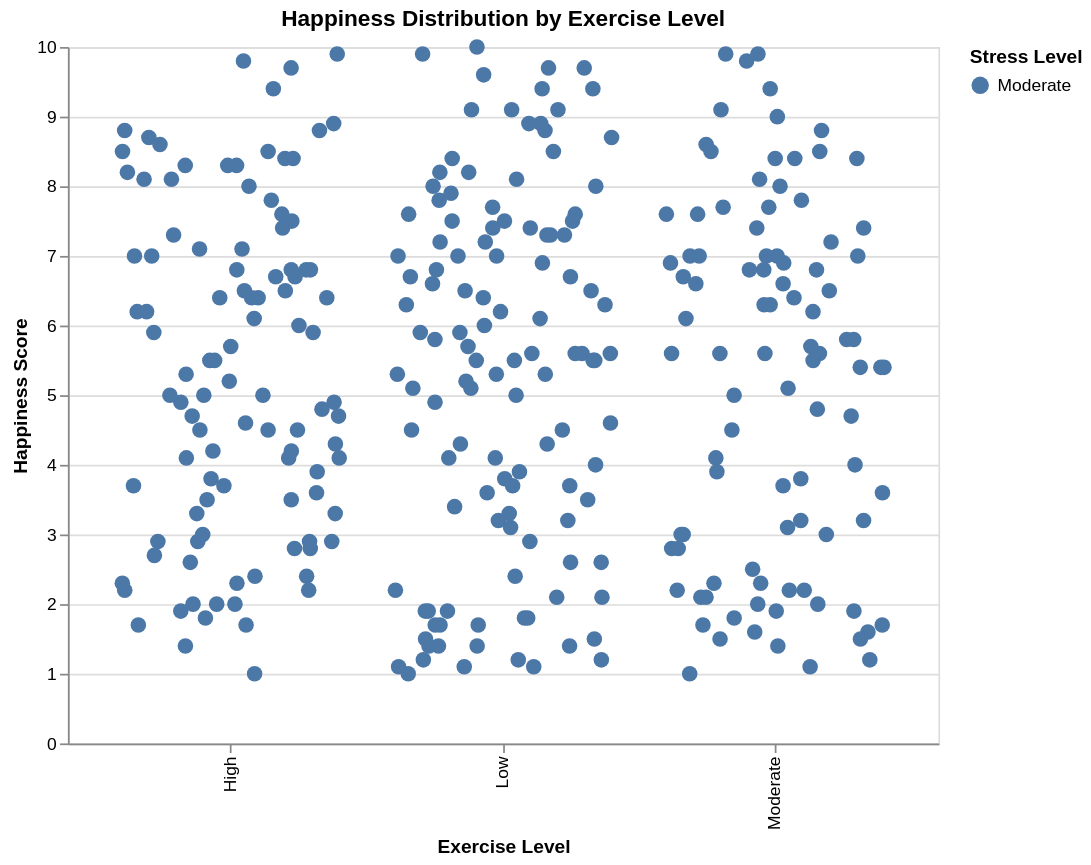

Source (notebook cell):
### Markdown cell above
The visualizations illustrate the relationship between happiness score, stress level, and exercise level for women. The box plots comparing happiness across stress levels show that median happiness scores are relatively similar for low, moderate, and high stress, with substantial overlap in their distributions, suggesting that stress alone is not a strong predictor of happiness. In contrast, the plots examining exercise level reveal a clearer pattern: higher levels of exercise are generally associated with higher median happiness scores. This trend is consistent even when filtering by stress level, indicating that exercise may positively influence happiness regardless of an individual’s stress level. Additionally, while there is still variability within each group, the upper ranges of happiness scores tend to be higher for those with moderate to high exercise levels. Overall, these results suggest that exercise has a more noticeable and consistent relationship with happiness than stress, supporting the idea that lifestyle factors such as physical activity play an important role in overall well-being.

### Code cell
alt.data_transformers.disable_max_rows()

# Filter data
women_data = df[df["Gender"] == "Female"].copy()

# ADD JITTER
np.random.seed(1)  # keeps jitter consistent
women_data["jitter"] = np.random.uniform(-0.2, 0.2, size=len(women_data))

# DROPDOWN FILTER
stress_param = alt.param(
    name="stress_filter",
    bind=alt.binding_select(options=["Low", "Moderate", "High"]),
    value="Moderate"
)

# HOVER INTERACTION
hover = alt.selection_point(
    on="mouseover",
    empty="none"
)

# JITTERED SCATTER (STRIP PLOT)
scatter = alt.Chart(women_data).mark_circle(size=80).encode(
    x=alt.X("Exercise Level:N", title="Exercise Level"),
    xOffset="jitter:Q",  # ✅ THIS CREATES THE JITTER
    y=alt.Y("Happiness Score:Q", title="Happiness Score"),
    
    color=alt.Color("Stress Level:N", title="Stress Level"),  # ✅ COLOR
    
    opacity=alt.condition(hover, alt.value(1), alt.value(0.3)),  # ✅ HIGHLIGHT
    
    tooltip=["Exercise Level", "Happiness Score", "Stress Level"]
).add_params(
    stress_param,
    hover
).transform_filter(
    alt.datum["Stress Level"] == stress_param
).properties(
    title="Happiness Distribution by Exercise Level",
    width=500,
    height=400
)

scatter

### Figure 1 — Vega-Lite specification as saved in the notebook (floating-point values rounded to 4 significant figures; data arrays with more than 128 entries replaced by an {"elided": "..."} marker saying what was removed)
{"config": {"view": {"continuousWidth": 300, "continuousHeight": 300}}, "data": {"name": "data-ad117bc2d3ed4f84dd43ece3491aa122"}, "mark": {"type": "circle", "size": 80}, "encoding": {"color": {"field": "Stress Level", "title": "Stress Level", "type": "nominal"}, "opacity": {"condition": {"param": "param_51f510c1273a90fd", "value": 1}, "value": 0.3}, "tooltip": [{"field": "Exercise Level", "type": "nominal"}, {"field": "Happiness Score", "type": "quantitative"}, {"field": "Stress Level", "type": "nominal"}], "x": {"field": "Exercise Level", "title": "Exercise Level", "type": "nominal"}, "xOffset": {"field": "jitter", "type": "quantitative"}, "y": {"field": "Happiness Score", "title": "Happiness Score", "type": "quantitative"}}, "height": 400, "params": [{"name": "stress_filter", "bind": {"input": "select", "options": ["Low", "Moderate", "High"]}, "value": "Moderate"}, {"name": "param_51f510c1273a90fd", "select": {"type": "point", "on": "mouseover"}}], "title": "Happiness Distribution by Exercise Level", "transform": [{"filter": "(datum['Stress Level'] === stress_filter)"}], "width": 500, "$schema": "https://vega.github.io/schema/vega-lite/v6.1.0.json", "datasets": {"data-ad117bc2d3ed4f84dd43ece3491aa122": {"elided": "1024 records"}}}
